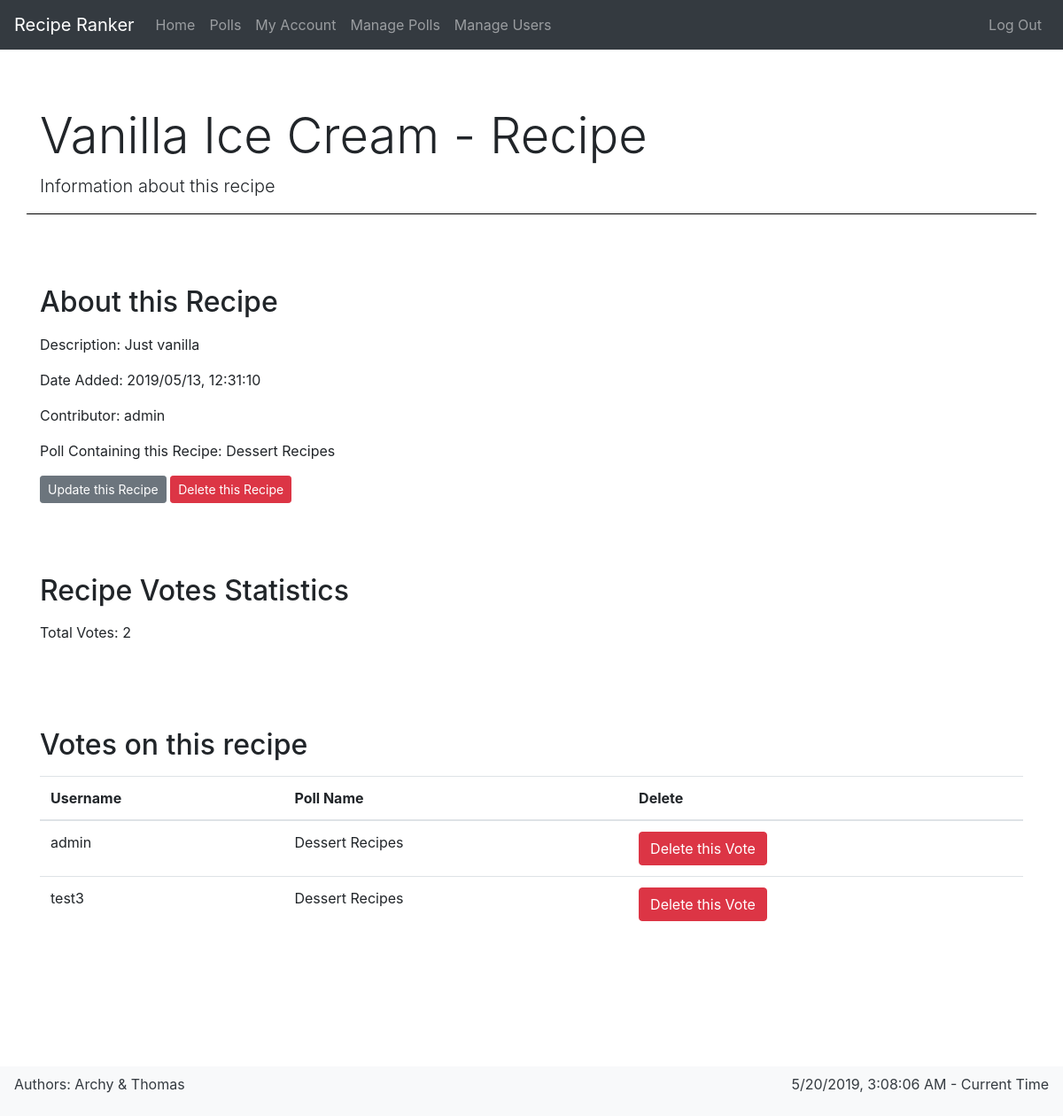
The app's page /recipe/1 (signed in) with its own data.
### app/models.py (models this page shows, shortened)
class Recipe(db.Model):
    id = db.Column(db.Integer, primary_key=True)
    name = db.Column(db.String(64), nullable=False, index=True)
    description = db.Column(db.String(256), nullable=True)
    date_added = db.Column(
        db.DateTime, nullable=False, index=True, default=datetime.utcnow)
    contributor_id = db.Column(
        db.Integer, db.ForeignKey('user.id'), nullable=False)
    poll_id = db.Column(db.Integer, db.ForeignKey('poll.id'), nullable=False)
    votes = db.relationship("Vote", backref='recipe', lazy='dynamic')

class User(UserMixin, db.Model):
    id = db.Column(
        db.Integer, primary_key=True)  # not null and unique by default
    username = db.Column(
        db.String(64), nullable=False, unique=True, index=True)
    email = db.Column(db.String(128), nullable=False, unique=True, index=True)
    password_hash = db.Column(db.String(128), nullable=False)
    date_registered = db.Column(
        db.DateTime, nullable=False, index=True, default=datetime.utcnow)
    is_admin = db.Column(db.Boolean, nullable=False, default=False)
    polls = db.relationship(
        "Poll", backref='creator', lazy='dynamic')
    recipes = db.relationship("Recipe", backref='contributor', lazy='dynamic')
    votes = db.relationship("Vote", backref='user', lazy='dynamic')

class Poll(db.Model):
    id = db.Column(db.Integer, primary_key=True)
    name = db.Column(db.String(64), nullable=False, index=True)
    description = db.Column(db.String(256), nullable=True)
    date_created = db.Column(
        db.DateTime, nullable=False, index=True, default=datetime.utcnow)
    creator_id = db.Column(
        db.Integer, db.ForeignKey('user.id'), nullable=False)
    recipes = db.relationship("Recipe", backref='poll', lazy='dynamic')
    votes = db.relationship("Vote", backref='poll', lazy='dynamic')

class Vote(db.Model):
    id = db.Column(db.Integer, primary_key=True)
    poll_id = db.Column(db.Integer, db.ForeignKey('poll.id'), nullable=False)
    user_id = db.Column(db.Integer, db.ForeignKey('user.id'), nullable=False)
    recipe_id = db.Column(
        db.Integer, db.ForeignKey('recipe.id'), nullable=False)

### app/routes.py (the view)
@app.route('/recipe/<int:recipe_id>', methods=['GET', 'POST'])
@login_required
def recipe(recipe_id):
    if current_user.is_admin:
        recipe = Recipe.query.get_or_404(recipe_id)
        return render_template(
            'recipe.html',
            title=recipe.name + ' - Recipe',
            description='Information about this recipe',
            users=User,
            polls=Poll,
            recipe=recipe,
            votes=Vote)
    else:
        abort(403)

### app/models.py (called while the page is built)
@login_manager.user_loader
def load_user(id):
    return User.query.get(int(id))

### app/templates/recipe.html (shortened to what this page needs)
{% extends "base.html" %}
{% block content %}
<div class="row">
    <section class="col">
        <header>
            <h2>About this Recipe</h2>
        </header>
        <p>Description: {{ recipe.description }}</p>
        <p>Date Added: {{ recipe.date_added.strftime("%Y/%m/%d, %H:%M:%S") }}</p>
        <p>Contributor: {{ users.query.filter_by(id=recipe.contributor_id).first().username }}</p>
        <p>Poll Containing this Recipe: {{ polls.query.filter_by(id=recipe.poll_id).first().name }}</p>
        <a class="btn btn-secondary btn-sm" href="{{ url_for('update_recipe', recipe_id=recipe.id) }}">Update
            this Recipe</a>
        <button type="button" class="btn btn-danger btn-sm" data-toggle="modal" data-target="#deleteRecipeModal">Delete
            this Recipe</button>
    </section>
</div>
<div class="row">
    <section class="col">
        <header>
            <h2>Recipe Votes Statistics</h2>
        </header>
        <p>Total Votes: {{ votes.query.filter_by(recipe_id=recipe.id).all()|length }}</p>
    </section>
</div>
<div class="row">
    <section class="col">
        <header>
            <h2>Votes on this recipe</h2>
        </header>
        <table class="table table-hover">
            <thead>
                <tr>
                    <th scope="col">Username</th>
                    <th scope="col">Poll Name</th>
                    <th scope="col">Delete</th>
                </tr>
            </thead>
            <tbody>
                {% for v in votes.query.filter_by(recipe_id=recipe.id) %}
                <tr class='table-row'>
                    <td>{{ users.query.filter_by(id=v.user_id).first().username }}</td>
                    <td>{{ polls.query.filter_by(id=v.poll_id).first().name }}</td>
                    <td>
                        <button type="button" class="btn btn-danger" onclick="deleteVote('{{ v.id }}')">
                            Delete this Vote
                        </button>
                    </td>
                </tr>
                {% endfor %}
            </tbody>
        </table>
    </section>
</div>
{% endblock %}

### app/static/css/style.css (style rules this page uses)
body { padding-bottom: 10rem; }
section > header { margin-top: 1rem; margin-bottom: 1rem; }
section { margin-top: 2rem; margin-bottom: 2rem; }

### records on screen
Recipe: description "Just vanilla", date_added "2019/05/13, 12:31:10"
User: query.filter_by "admin"
Poll: query.filter_by "Dessert Recipes"
User: query.filter_by "test3"

### other values on screen
{{ title }} "Vanilla Ice Cream - Recipe"
{{ description }} "Information about this recipe"
{{ votes.query.filter_by(recipe_id=recipe.id).all()|length }} "2"
